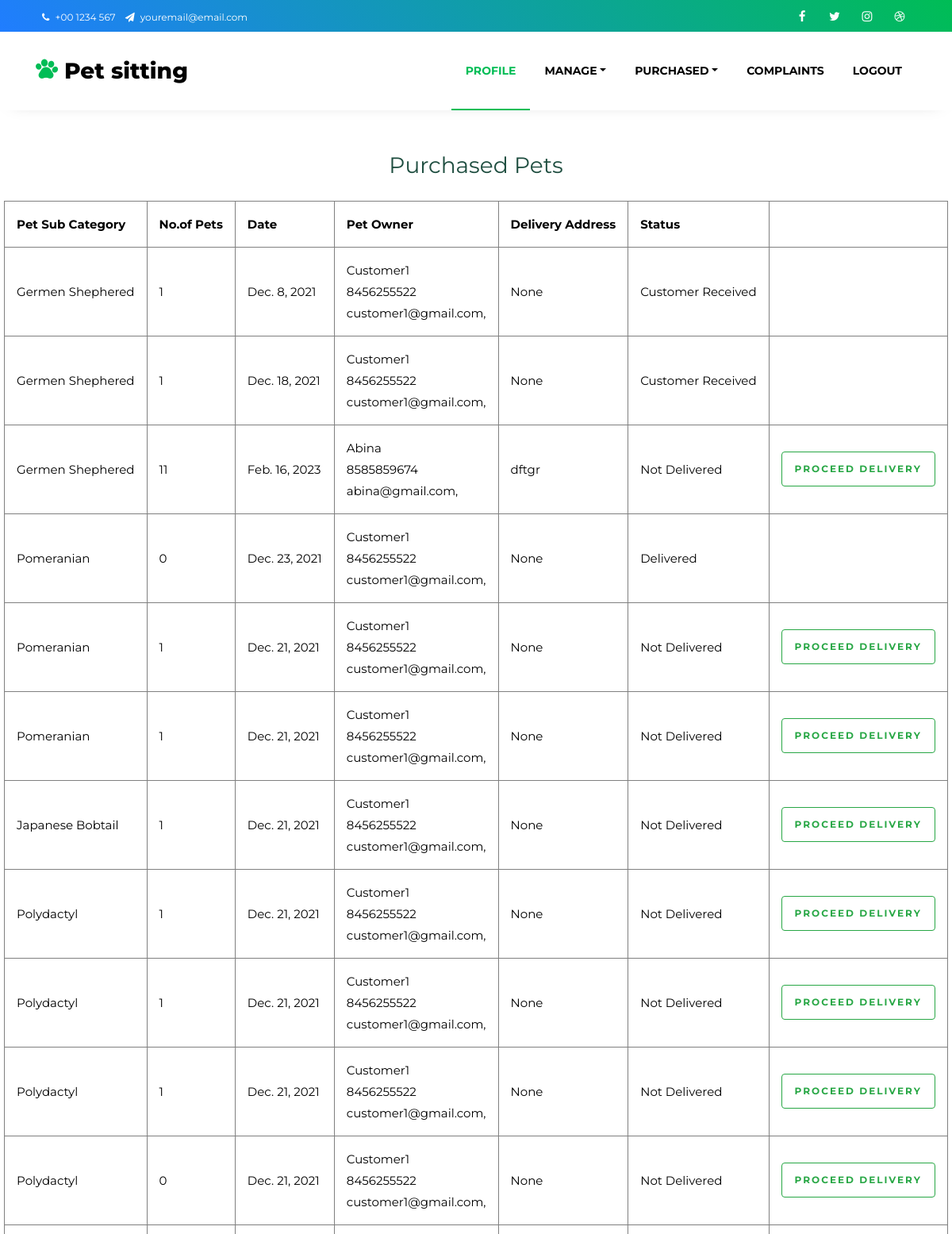
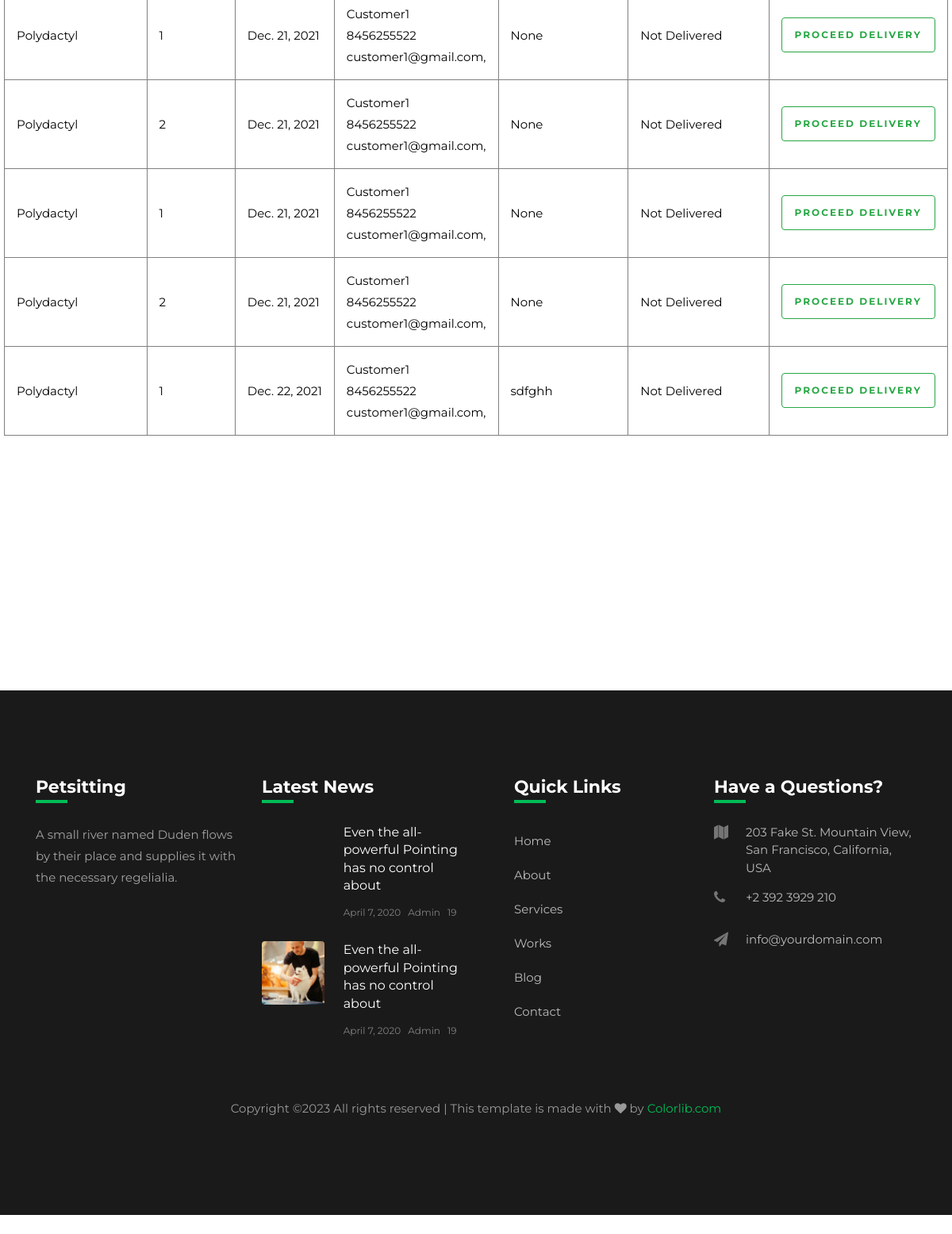
Screenshot of /shopowner/petpurchased/ (signed in) with the database file from the repository (2 pictures, top to bottom).
### PetOwner/models.py (models this page shows)
class BuyPet(models.Model):
    Pet=models.ForeignKey(PetSale,on_delete=models.CASCADE)
    PetOwner=models.ForeignKey(Customer,on_delete=models.CASCADE)
    No_ofPets=models.IntegerField(null=False)
    TotalPrice=models.CharField(max_length=10,null=False)
    Date=models.DateField(auto_now=True)
    DeliveryAddress=models.TextField(null=True)
    Status=models.IntegerField(default=0)

### ShopOwner/models.py (models this page shows)
class PetSale(models.Model):
    PetSaleColor=models.CharField(max_length=20,null=False)
    PetSaleGender=models.CharField(max_length=20,null=False)
    PetSaleBreed=models.CharField(max_length=20,null=False)
    PetSaleSubCategory=models.ForeignKey(SubCategory,on_delete=models.CASCADE)
    PetSaleBreedCombination1=models.CharField(max_length=20,null=True)
    PetSaleBreedCombination2=models.CharField(max_length=20,null=True)
    PetSaleImage=models.FileField(upload_to="Uploads/PetSaleImages/",null=False)
    PetSaleCertificate=models.FileField(upload_to="Uploads/PetSaleCertificates/",null=False)
    PetSaleCertificateId=models.CharField(max_length=20,null=False)
    PetSaleStock=models.IntegerField(default=0)
    PetSaleRate=models.FloatField(null=False)
    Shop=models.ForeignKey(Shop,on_delete=models.CASCADE)

### BasicEntry/models.py (models this page shows, shortened)
class SubCategory(models.Model):
    SubCategory=models.CharField("SubCategory",max_length=20,null=False,unique=True)
    PetCategory=models.ForeignKey(PetCategory,on_delete=models.CASCADE)

### Guest/models.py (models this page shows)
class Customer(models.Model):
    CustomerName=models.CharField(max_length=20,null=False)
    CustomerGender=models.CharField(max_length=20,null=False)
    CustomerContact=models.CharField(max_length=20,null=False)
    CustomerEmail=models.EmailField(max_length=20,null=False,unique=True)
    CustomerPlace=models.ForeignKey(Place,on_delete=models.SET_NULL,null=True)
    CustomerImage=models.FileField(upload_to='Uploads/PetOwnerPhotos/',null=True)
    CustomerUsername=models.CharField(max_length=20,null=False)
    CustomerPassword=models.CharField(max_length=20,null=False)
    def __str__(self):
        return self.CustomerName

### ShopOwner/views.py (the view)
# urls.py: path('petpurchased/',views.PetPurchased,name="pet-purchased"),
def PetPurchased(request):
    petpurchase=BuyPet.objects.filter(Pet__Shop=request.session['Shopownerid'])
    return render(request,"ShopOwner/PurchasedPet.html",{'petpurchase':petpurchase})

### ShopOwner/templates/ShopOwner/PurchasedPet.html
{%  extends 'Guest/HeaderShop.html' %}
{% load static %}
{% block content %}
<center><h3 class="mt-5 mb-4" style="color: rgb(31, 78, 64);">Purchased Pets</h3></center>
    <table><table align="center" border=1 style="border-collapse: collapse;" cellpadding=15>
        <tr>
            <th>Pet Sub Category</th>
            <th>No.of Pets</th>
            <th>Date</th>
            <th>Pet Owner</th>
            <th>Delivery Address</th>
            <th>Status</th>
            <th></th>
        </tr>
        {% for data in petpurchase %}
        <tr>
            <td>{{data.Pet.PetSaleSubCategory.SubCategory}}</td>
            <td>{{data.No_ofPets}}</td>
            <td>{{data.Date}}</td>
            <td>{{data.PetOwner}} <br>
                {{data.PetOwner.CustomerContact}} <br>
                {{data.PetOwner.CustomerEmail}},
            </td>
            <td>{{data.DeliveryAddress}}</td>
            {% if data.Status == 0 %}
            <td>Not Delivered</td>
           <td> <a href="{% url 'ShopOwners:proceedPetDelivery' data.id %}" class="btn btn-outline-success">Proceed Delivery</a> </td>
            {% elif data.Status == 1 %}
            <td>Delivered</td>
            <td></td>
            {% elif data.Status == 2 %}
            <td>Customer Received</td>
            <td></td>
            {% endif %}
        </tr>
        {% endfor %}
    </table>
    <br><br><br><br><br><br><br><br><br><br><br>
    {%  include 'Guest/Footer.html' %}
    {% endblock %}

### rows the page displays
BuyPet: Pet.PetSaleSubCategory.SubCategory "Germen Shephered", No_ofPets "1", Date "Dec. 8, 2021", PetOwner "Customer1", PetOwner.CustomerContact "8456255522", PetOwner.CustomerEmail "customer1@gmail.com", DeliveryAddress "None", Status "Customer Received"
BuyPet: Pet.PetSaleSubCategory.SubCategory "Germen Shephered", No_ofPets "1", Date "Dec. 18, 2021", PetOwner "Customer1", PetOwner.CustomerContact "8456255522", PetOwner.CustomerEmail "customer1@gmail.com", DeliveryAddress "None", Status "Customer Received"
BuyPet: Pet.PetSaleSubCategory.SubCategory "Germen Shephered", No_ofPets "11", Date "Feb. 16, 2023", PetOwner "Abina", PetOwner.CustomerContact "8585859674", PetOwner.CustomerEmail "abina@gmail.com", DeliveryAddress "dftgr", Status "Not Delivered"
BuyPet: Pet.PetSaleSubCategory.SubCategory "Pomeranian", No_ofPets "0", Date "Dec. 23, 2021", PetOwner "Customer1", PetOwner.CustomerContact "8456255522", PetOwner.CustomerEmail "customer1@gmail.com", DeliveryAddress "None", Status "Delivered"
BuyPet: Pet.PetSaleSubCategory.SubCategory "Pomeranian", No_ofPets "1", Date "Dec. 21, 2021", PetOwner "Customer1", PetOwner.CustomerContact "8456255522", PetOwner.CustomerEmail "customer1@gmail.com", DeliveryAddress "None", Status "Not Delivered"
BuyPet: Pet.PetSaleSubCategory.SubCategory "Pomeranian", No_ofPets "1", Date "Dec. 21, 2021", PetOwner "Customer1", PetOwner.CustomerContact "8456255522", PetOwner.CustomerEmail "customer1@gmail.com", DeliveryAddress "None", Status "Not Delivered"
BuyPet: Pet.PetSaleSubCategory.SubCategory "Japanese Bobtail", No_ofPets "1", Date "Dec. 21, 2021", PetOwner "Customer1", PetOwner.CustomerContact "8456255522", PetOwner.CustomerEmail "customer1@gmail.com", DeliveryAddress "None", Status "Not Delivered"
BuyPet: Pet.PetSaleSubCategory.SubCategory "Polydactyl", No_ofPets "1", Date "Dec. 21, 2021", PetOwner "Customer1", PetOwner.CustomerContact "8456255522", PetOwner.CustomerEmail "customer1@gmail.com", DeliveryAddress "None", Status "Not Delivered"
BuyPet: Pet.PetSaleSubCategory.SubCategory "Polydactyl", No_ofPets "1", Date "Dec. 21, 2021", PetOwner "Customer1", PetOwner.CustomerContact "8456255522", PetOwner.CustomerEmail "customer1@gmail.com", DeliveryAddress "None", Status "Not Delivered"
BuyPet: Pet.PetSaleSubCategory.SubCategory "Polydactyl", No_ofPets "1", Date "Dec. 21, 2021", PetOwner "Customer1", PetOwner.CustomerContact "8456255522", PetOwner.CustomerEmail "customer1@gmail.com", DeliveryAddress "None", Status "Not Delivered"
BuyPet: Pet.PetSaleSubCategory.SubCategory "Polydactyl", No_ofPets "0", Date "Dec. 21, 2021", PetOwner "Customer1", PetOwner.CustomerContact "8456255522", PetOwner.CustomerEmail "customer1@gmail.com", DeliveryAddress "None", Status "Not Delivered"
BuyPet: Pet.PetSaleSubCategory.SubCategory "Polydactyl", No_ofPets "1", Date "Dec. 21, 2021", PetOwner "Customer1", PetOwner.CustomerContact "8456255522", PetOwner.CustomerEmail "customer1@gmail.com", DeliveryAddress "None", Status "Not Delivered"
BuyPet: Pet.PetSaleSubCategory.SubCategory "Polydactyl", No_ofPets "2", Date "Dec. 21, 2021", PetOwner "Customer1", PetOwner.CustomerContact "8456255522", PetOwner.CustomerEmail "customer1@gmail.com", DeliveryAddress "None", Status "Not Delivered"
BuyPet: Pet.PetSaleSubCategory.SubCategory "Polydactyl", No_ofPets "1", Date "Dec. 21, 2021", PetOwner "Customer1", PetOwner.CustomerContact "8456255522", PetOwner.CustomerEmail "customer1@gmail.com", DeliveryAddress "None", Status "Not Delivered"
BuyPet: Pet.PetSaleSubCategory.SubCategory "Polydactyl", No_ofPets "2", Date "Dec. 21, 2021", PetOwner "Customer1", PetOwner.CustomerContact "8456255522", PetOwner.CustomerEmail "customer1@gmail.com", DeliveryAddress "None", Status "Not Delivered"
BuyPet: Pet.PetSaleSubCategory.SubCategory "Polydactyl", No_ofPets "1", Date "Dec. 22, 2021", PetOwner "Customer1", PetOwner.CustomerContact "8456255522", PetOwner.CustomerEmail "customer1@gmail.com", DeliveryAddress "sdfghh", Status "Not Delivered"
